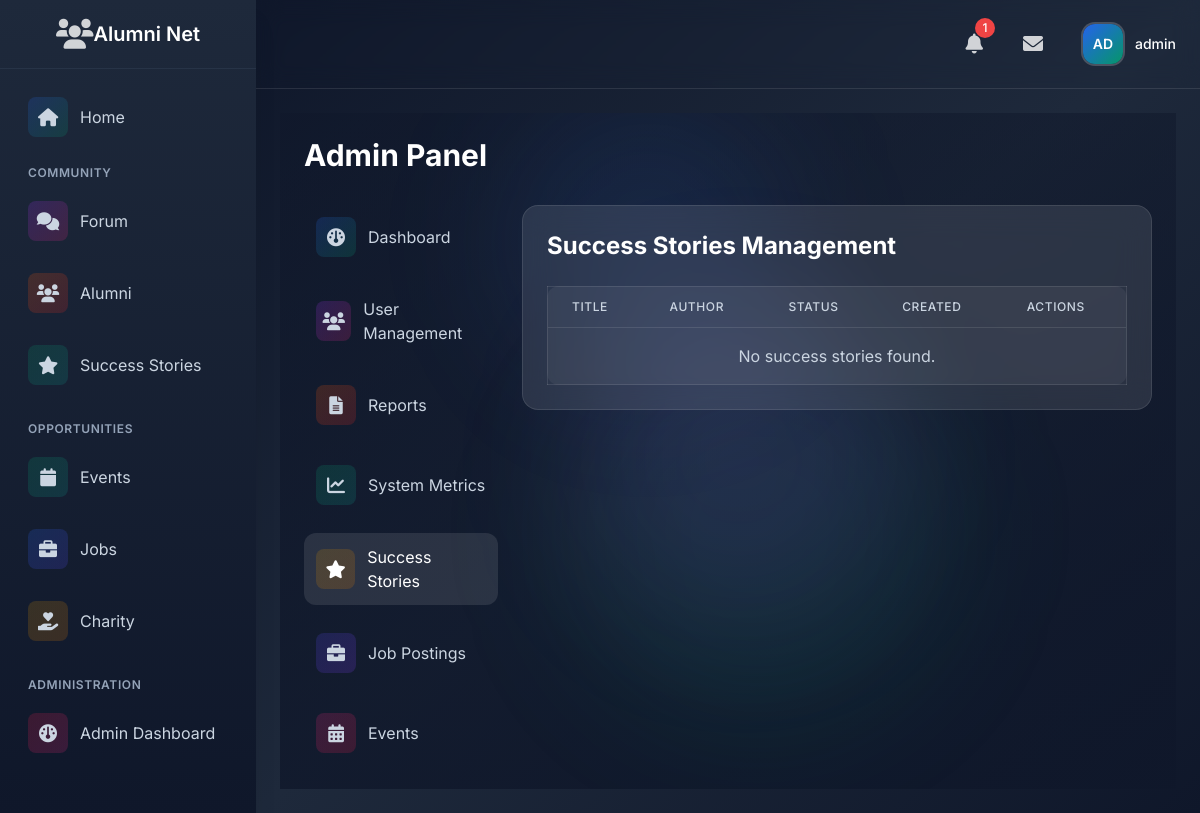
/admin-panel/success-stories/ (signed in), run on an earlier commit of the app's database.
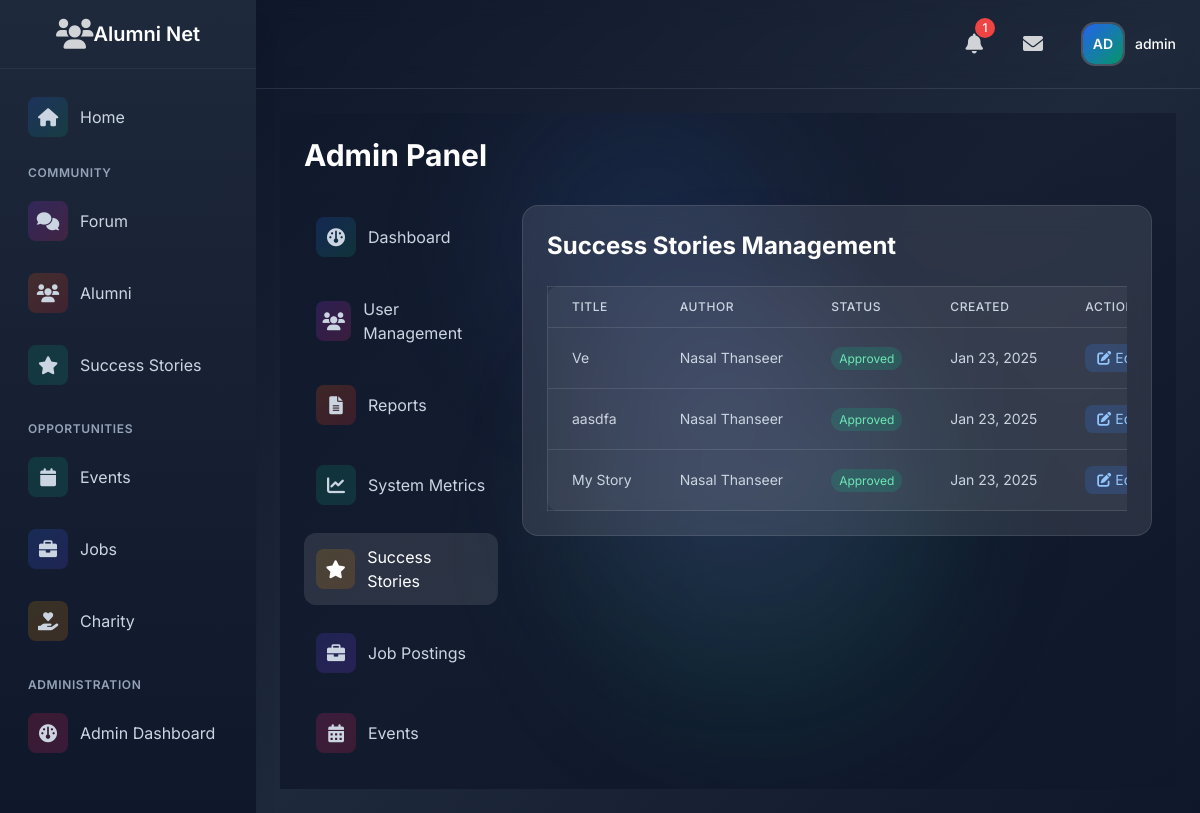
And on a later commit of the database.
### users/models.py (models this page shows, shortened)
class User(AbstractUser):
    USER_TYPES = (
        ('admin', 'Admin'),
        ('alumni', 'Alumni'),
        ('student', 'Student'),
    )
    INDUSTRY_CHOICES = (
        ('it', 'Information Technology'),
        ('finance', 'Finance'),
        ('healthcare', 'Healthcare'),
        ('education', 'Education'),
        ('manufacturing', 'Manufacturing'),
        ('retail', 'Retail'),
        ('consulting', 'Consulting'),
        ('marketing', 'Marketing'),
        ('other', 'Other')
    )
    AVAILABILITY_CHOICES = (
        ('available', 'Available for Mentorship'),
        ('limited', 'Limited Availability'),
        ('unavailable', 'Not Available'),
    )
    user_type = models.CharField(max_length=10, choices=USER_TYPES, default='student')
    profile_picture = models.ImageField(upload_to='profile_pics/', null=True, blank=True)
    bio = models.TextField(max_length=500, blank=True)
    graduation_year = models.IntegerField(null=True, blank=True)
    current_job_title = models.CharField(max_length=100, blank=True)
    current_company = models.CharField(max_length=100, blank=True)
    industry = models.CharField(max_length=20, choices=INDUSTRY_CHOICES, blank=True)
    years_of_experience = models.PositiveIntegerField(default=0)
    skills = models.TextField(help_text="Enter skills separated by commas", blank=True)
    achievements = models.TextField(blank=True)
    certifications = models.TextField(help_text="Enter certifications separated by commas", blank=True)
    linkedin_profile = models.URLField(max_length=200, blank=True)
    portfolio_link = models.URLField(max_length=200, blank=True)
    mentorship_availability = models.CharField(
        max_length=20,
        choices=AVAILABILITY_CHOICES,
        blank=True
    )
    email_verified = models.BooleanField(default=False)

### success/models.py (models this page shows, shortened)
class SuccessStory(models.Model):
    STATUS_CHOICES = (
        ('pending', 'Pending Review'),
        ('approved', 'Approved'),
        ('rejected', 'Rejected'),
    )
    author = models.ForeignKey(settings.AUTH_USER_MODEL, on_delete=models.CASCADE, related_name='success_stories')
    title = models.CharField(max_length=200)
    content = models.TextField()
    graduation_year = models.IntegerField()
    current_position = models.CharField(max_length=200)
    company = models.CharField(max_length=200)
    image = models.ImageField(upload_to='success_stories/', null=True, blank=True)
    status = models.CharField(max_length=20, choices=STATUS_CHOICES, default='pending')
    created_at = models.DateTimeField(auto_now_add=True)
    updated_at = models.DateTimeField(auto_now=True)
    reviewed_by = models.ForeignKey(
        settings.AUTH_USER_MODEL,
        on_delete=models.SET_NULL,
        null=True,
        blank=True,
        related_name='reviewed_stories'
    )
    reviewed_at = models.DateTimeField(null=True, blank=True)
    class Meta:
        ordering = ['-created_at']
        verbose_name_plural = 'Success Stories'

### admin_panel/views.py (the view)
# urls.py: path('success-stories/', views.success_stories, name='success_stories'),
@staff_member_required
def success_stories(request):
    stories = SuccessStory.objects.all().order_by('-created_at')
    paginator = Paginator(stories, 10)  # Show 10 stories per page
    page = request.GET.get('page')
    stories = paginator.get_page(page)
    return render(request, 'admin_panel/success_stories.html', {'stories': stories})

### admin_panel/templates/admin_panel/success_stories.html (shortened to what this page needs)
{% extends 'admin_panel/base_admin.html' %}
{% block admin_content %}
<div class="space-y-6">
    <div class="flex justify-between items-center">
        <h2 class="text-2xl font-bold text-white">Success Stories Management</h2>
    </div>
    <div class="overflow-x-auto">
        <table class="min-w-full bg-white/5 border border-white/10 rounded-xl">
            <thead>
                <tr class="border-b border-white/10">
                    <th class="px-6 py-3 text-left text-xs font-medium text-slate-300 uppercase tracking-wider">Title</th>
                    <th class="px-6 py-3 text-left text-xs font-medium text-slate-300 uppercase tracking-wider">Author</th>
                    <th class="px-6 py-3 text-left text-xs font-medium text-slate-300 uppercase tracking-wider">Status</th>
                    <th class="px-6 py-3 text-left text-xs font-medium text-slate-300 uppercase tracking-wider">Created</th>
                    <th class="px-6 py-3 text-left text-xs font-medium text-slate-300 uppercase tracking-wider">Actions</th>
                </tr>
            </thead>
            <tbody class="divide-y divide-white/10">
                {% for story in stories %}
                <tr class="hover:bg-white/5">
                    <td class="px-6 py-4 whitespace-nowrap text-sm text-slate-300">{{ story.title }}</td>
                    <td class="px-6 py-4 whitespace-nowrap text-sm text-slate-300">{{ story.author.get_full_name }}</td>
                    <td class="px-6 py-4 whitespace-nowrap text-sm">
                        <span class="px-2 py-1 text-xs rounded-full
                            {% if story.status == 'approved' %}bg-emerald-500/20 text-emerald-300
                            {% elif story.status == 'rejected' %}bg-red-500/20 text-red-300
                            {% else %}bg-yellow-500/20 text-yellow-300{% endif %}">
                            {{ story.status|title }}
                        </span>
                    </td>
                    <td class="px-6 py-4 whitespace-nowrap text-sm text-slate-300">{{ story.created_at|date:"M d, Y" }}</td>
                    <td class="px-6 py-4 whitespace-nowrap text-sm text-slate-300 space-x-2">
                        <a href="{% url 'admin_panel:edit_story' story.id %}"
                           class="inline-flex items-center px-3 py-1 rounded-lg bg-blue-500/20 text-blue-300 hover:bg-blue-500/30 transition-colors">
                            <i class="fas fa-edit mr-1"></i> Edit
                        </a>
                    </td>
                </tr>
                {% empty %}
                <tr>
                    <td colspan="5" class="px-6 py-4 text-center text-slate-300">No success stories found.</td>
                </tr>
                {% endfor %}
            </tbody>
        </table>
    </div>
</div>
{% endblock %}

### templates/base.html (shortened to what this page needs)
{% load static %}
{% load user_tags %}
{% load notification_tags %}
{% load message_tags %}
<!DOCTYPE html>
<html lang="en">
<head>
    <script src="https://cdn.tailwindcss.com"></script>
    <link rel="stylesheet" href="https://cdnjs.cloudflare.com/ajax/libs/font-awesome/6.0.0/css/all.min.css">
</head>
<body class="font-[Inter] bg-slate-900">
    <div class="min-h-screen flex flex-col md:flex-row">
        <aside class="fixed inset-y-0 left-0 bg-gradient-to-b from-slate-800 to-slate-900 shadow-xl w-64 transform -translate-x-full md:translate-x-0 transition-transform duration-300 ease-in-out z-30"
               id="sidebar">
            <div class="flex items-center justify-center p-4 border-b border-slate-700/50">
                <div class="text-white/80 hover:text-white transition-colors duration-200">
                    <i class="fas fa-users text-3xl"></i>
                </div>
                    <span class="text-xl font-semibold text-white">Alumni Net</span>
            </div>
            <nav class="p-4 space-y-4">
                {% if user.is_authenticated %}
                    <a href="{% url 'home' %}"
                       class="flex items-center space-x-3 p-3 rounded-xl hover:bg-white/10 text-slate-300 hover:text-white transition-all duration-200 group">
                        <div class="w-10 h-10 flex items-center justify-center rounded-lg bg-gradient-to-br from-blue-600/20 to-emerald-600/20 group-hover:from-blue-600/30 group-hover:to-emerald-600/30">
                            <i class="fas fa-home text-lg"></i>
                        </div>
                        <span>Home</span>
                    </a>
                    <div class="space-y-6">
                        <div class="space-y-2">
                            <p class="px-3 text-xs font-semibold text-slate-400 uppercase tracking-wider">Community</p>
                            <a href="{% url 'forum:category_list' %}"
                               class="flex items-center space-x-3 p-3 rounded-xl hover:bg-white/10 text-slate-300 hover:text-white transition-all duration-200 group">
                                <div class="w-10 h-10 flex items-center justify-center rounded-lg bg-gradient-to-br from-purple-600/20 to-pink-600/20 group-hover:from-purple-600/30 group-hover:to-pink-600/30">
                                    <i class="fas fa-comments text-lg"></i>
                                </div>
                                <span>Forum</span>
                            </a>
                            <a href="{% url 'users:alumni_directory' %}"
                               class="flex items-center space-x-3 p-3 rounded-xl hover:bg-white/10 text-slate-300 hover:text-white transition-all duration-200 group">
                                <div class="w-10 h-10 flex items-center justify-center rounded-lg bg-gradient-to-br from-orange-600/20 to-red-600/20 group-hover:from-orange-600/30 group-hover:to-red-600/30">
                                    <i class="fas fa-users text-lg"></i>
                                </div>
                                <span>Alumni</span>
                            </a>
                            <a href="{% url 'success:story_list' %}"
                               class="flex items-center space-x-3 p-3 rounded-xl hover:bg-white/10 text-slate-300 hover:text-white transition-all duration-200 group">
                                <div class="w-10 h-10 flex items-center justify-center rounded-lg bg-gradient-to-br from-emerald-600/20 to-teal-600/20 group-hover:from-emerald-600/30 group-hover:to-teal-600/30">
                                    <i class="fas fa-star text-lg"></i>
                                </div>
                                <span>Success Stories</span>
                            </a>
                        </div>
                        <div class="space-y-2">
                            <p class="px-3 text-xs font-semibold text-slate-400 uppercase tracking-wider">Opportunities</p>
                            <a href="{% url 'event_list' %}"
                               class="flex items-center space-x-3 p-3 rounded-xl hover:bg-white/10 text-slate-300 hover:text-white transition-all duration-200 group">
                                <div class="w-10 h-10 flex items-center justify-center rounded-lg bg-gradient-to-br from-emerald-600/20 to-teal-600/20 group-hover:from-emerald-600/30 group-hover:to-teal-600/30">
                                    <i class="fas fa-calendar text-lg"></i>
                                </div>
                                <span>Events</span>
                            </a>
                            <a href="{% url 'job_list' %}"
                               class="flex items-center space-x-3 p-3 rounded-xl hover:bg-white/10 text-slate-300 hover:text-white transition-all duration-200 group">
                                <div class="w-10 h-10 flex items-center justify-center rounded-lg bg-gradient-to-br from-blue-600/20 to-indigo-600/20 group-hover:from-blue-600/30 group-hover:to-indigo-600/30">
                                    <i class="fas fa-briefcase text-lg"></i>
                                </div>
                                <span>Jobs</span>
                            </a>
                            <a href="{% url 'fund_list' %}"
   class="flex items-center space-x-3 p-3 rounded-xl hover:bg-white/10 text-slate-300 hover:text-white transition-all duration-200 group">
    <div class="w-10 h-10 flex items-center justify-center rounded-lg bg-gradient-to-br from-yellow-600/20 to-amber-600/20 group-hover:from-yellow-600/30 group-hover:to-amber-600/30">
        <i class="fas fa-hand-holding-heart text-lg"></i>
    </div>
    <span>Charity</span>
</a>
                        </div>
                        {% if user.is_staff %}
                        <div class="space-y-2">
                            <p class="px-3 text-xs font-semibold text-slate-400 uppercase tracking-wider">Administration</p>
                            <a href="{% url 'admin_panel:dashboard' %}"
                               class="flex items-center space-x-3 p-3 rounded-xl hover:bg-white/10 text-slate-300 hover:text-white transition-all duration-200 group">
                                <div class="w-10 h-10 flex items-center justify-center rounded-lg bg-gradient-to-br from-rose-600/20 to-pink-600/20 group-hover:from-rose-600/30 group-hover:to-pink-600/30">
                                    <i class="fas fa-gauge text-lg"></i>
                                </div>
                                <span>Admin Dashboard</span>
                            </a>
                        </div>
                        {% endif %}
                    </div>
                {% endif %}
            </nav>
        </aside>
        <div class="flex-1 md:ml-64 relative bg-gradient-to-br from-slate-900 via-slate-800 to-slate-900">
            <header class="sticky top-0 z-20 backdrop-blur-md border-b border-white/10">
                <div class="relative flex items-center justify-between p-4 text-white">
                    <div class="flex items-center space-x-3 md:space-x-6">
                        {% if user.is_authenticated %}
                            <a href="{% url 'notifications:notification_list' %}" class="relative p-2 text-white/80 hover:text-white rounded-xl hover:bg-white/10 transition-colors duration-200">
                                <i class="fas fa-bell text-xl"></i>
                                {% notification_badge %}
                            </a>
                            <a href="{% url 'messaging:conversation_list' %}"
                               class="relative p-2 text-white/80 hover:text-white rounded-xl hover:bg-white/10 transition-colors duration-200">
                                <i class="fas fa-envelope text-xl"></i>
                            </a>
                            <div class="relative"
                                 x-data="{ open: false }"
                                 @keydown.escape.stop="open = false"
                                 @click.away="open = false">
                                <button @click="open = !open"
                                        class="flex items-center space-x-3 p-2 rounded-xl hover:bg-white/10 transition-all duration-200"
                                        :aria-expanded="open">
                                    <div class="relative">
                                        <div class="w-10 h-10 rounded-xl overflow-hidden ring-2 ring-white/20">
                                            {% if user.profile_picture %}
                                                <img src="{{ user.profile_picture.url }}"
                                                     alt="Profile"
                                                     class="h-full w-full object-cover">
                                            {% else %}
                                                <div class="profile-initials w-full h-full flex items-center justify-center bg-gradient-to-br from-blue-600 to-emerald-600">
                                                    <span class="text-white text-sm font-semibold">{{ user|get_initials }}</span>
                                                </div>
                                            {% endif %}
                                        </div>
                                    </div>
                                    <span class="text-sm font-medium text-white">{{ user.get_full_name|default:user.username }}</span>
                                </button>
                            </div>
                        {% endif %}
                    </div>
                </div>
            </header>
            <main class="relative p-4 md:p-6">
                {% block content %}{% endblock %}
            </main>
        </div>
    </div>
</body>
</html>

What changed in the data, as far as the page shows it:
added SuccessStory: title "Ve", author.get_full_name "Nasal Thanseer", status "Approved", created_at "Jan 23, 2025"
added SuccessStory: title "aasdfa", author.get_full_name "Nasal Thanseer", status "Approved", created_at "Jan 23, 2025"
added SuccessStory: title "My Story", author.get_full_name "Nasal Thanseer", status "Approved", created_at "Jan 23, 2025"
Also different on the page:
text no longer shown: "No success stories found."
